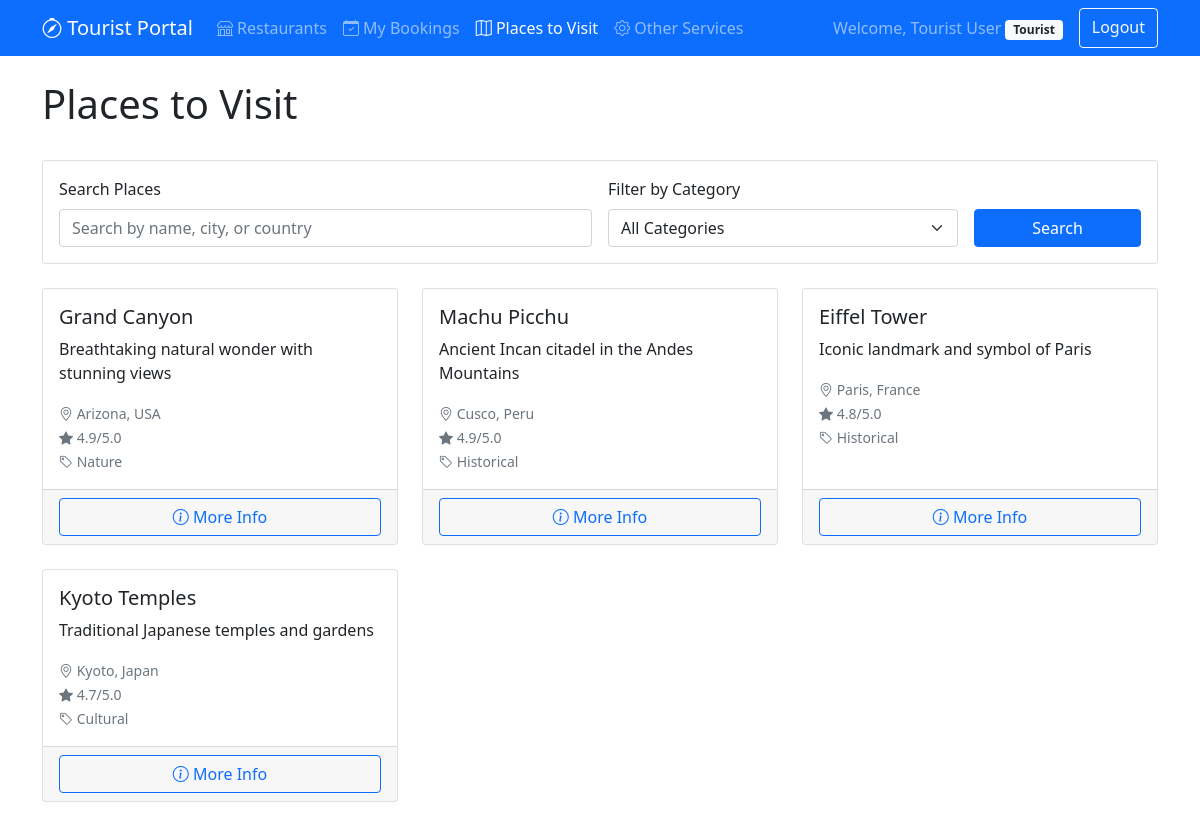
Page /tourist/places.php (signed in) on the committed database.
### tables this page shows
CREATE TABLE `places` (
  `id` INT(11) NOT NULL AUTO_INCREMENT,
  `name` VARCHAR(255) NOT NULL,
  `description` TEXT NOT NULL,
  `country` VARCHAR(100) NOT NULL,
  `city` VARCHAR(100) NOT NULL,
  `image` VARCHAR(255) DEFAULT NULL,
  `rating` DECIMAL(2,1) NOT NULL DEFAULT '0.0',
  `category` ENUM('historical', 'nature', 'cultural', 'adventure') NOT NULL,
  `created_at` TIMESTAMP NOT NULL DEFAULT CURRENT_TIMESTAMP,
  `updated_at` TIMESTAMP NOT NULL DEFAULT CURRENT_TIMESTAMP ON UPDATE CURRENT_TIMESTAMP,
  PRIMARY KEY (`id`),
  INDEX `idx_category` (`category`),
  INDEX `idx_rating` (`rating`)
);

### backend/Database.php (called while the page is built, shortened)
<?php
class Database {
    private $host = "localhost";
    private $username = "root";
    private $password = "";
    private $database = "restaurant_management";
    private $connection;
    private function connect() {
        try {
            $this->connection = new mysqli($this->host, $this->username, $this->password, $this->database);
            $this->connection->set_charset("utf8mb4");
        } catch (Exception $e) {
            die("Database connection error: " . $e->getMessage());
        }
    }
    public function select($query, $params = [], $param_types = "") {
        $stmt = $this->connection->prepare($query);
        $stmt->execute();
        $result = $stmt->get_result();
        $data = [];
        while ($row = $result->fetch_assoc()) {
            $data[] = $row;
        }
        return $data;
    }
}
?>

### backend/Place.php (called while the page is built, shortened)
<?php
require_once 'Database.php';
class Place {
    private $db;
    private $table = 'places';
    public function __construct() {
        $this->db = new Database();
    }
    public function getAllPlaces() {
        $query = "SELECT * FROM {$this->table} ORDER BY rating DESC, name ASC";
        try {
            return $this->db->select($query);
        } catch (Exception $e) {
            return [];
        }
    }
}
?>

### tourist/places.php (the view, shortened to what this page needs)
<?php
require_once '../backend/Place.php';
$placeManager = new Place();
$search = isset($_GET['search']) ? $_GET['search'] : '';
$category = isset($_GET['category']) ? $_GET['category'] : '';
if ($search) {
    $places = $placeManager->searchPlaces($search);
} else if ($category) {
    $places = $placeManager->filterByCategory($category);
} else {
    $places = $placeManager->getAllPlaces();
}
?>
<!DOCTYPE html>
<html lang="en">
<head>
    <link href="https://cdn.jsdelivr.net/npm/bootstrap@5.1.3/dist/css/bootstrap.min.css" rel="stylesheet">
    <link href="https://cdn.jsdelivr.net/npm/bootstrap-icons@1.7.2/font/bootstrap-icons.css" rel="stylesheet">
</head>
<body>
    <nav class="navbar navbar-expand-lg navbar-dark bg-primary">
        <div class="container">
            <a class="navbar-brand" href="index.php">
                <i class="bi bi-compass"></i> Tourist Portal
            </a>
            <div class="collapse navbar-collapse" id="navbarNav">
                <ul class="navbar-nav me-auto">
                    <li class="nav-item">
                        <a class="nav-link" href="index.php">
                            <i class="bi bi-shop"></i> Restaurants
                        </a>
                    </li>
                    <li class="nav-item">
                        <a class="nav-link" href="bookings.php">
                            <i class="bi bi-calendar-check"></i> My Bookings
                        </a>
                    </li>
                    <li class="nav-item">
                        <a class="nav-link active" href="places.php">
                            <i class="bi bi-map"></i> Places to Visit
                        </a>
                    </li>
                    <li class="nav-item">
                        <a class="nav-link" href="services.php">
                            <i class="bi bi-gear"></i> Other Services
                        </a>
                    </li>
                </ul>
                <div class="navbar-nav">
                    <span class="navbar-text me-3">
                        Welcome, <?php echo htmlspecialchars($_SESSION['user']['name']); ?>
                        <span class="badge bg-light text-dark"><?php echo ucfirst($_SESSION['user']['role']); ?></span>
                    </span>
                    <a class="btn btn-outline-light" href="../logout.php">Logout</a>
                </div>
            </div>
        </div>
    </nav>
    <div class="container mt-4">
        <div class="d-flex justify-content-between align-items-center mb-4">
            <h1>Places to Visit</h1>
        </div>
        <div class="card mb-4">
            <div class="card-body">
                <form method="GET" class="row g-3">
                    <div class="col-md-6">
                        <label for="search" class="form-label">Search Places</label>
                        <input type="text" class="form-control" id="search" name="search"
                               value="<?php echo htmlspecialchars($search); ?>"
                               placeholder="Search by name, city, or country">
                    </div>
                    <div class="col-md-4">
                        <label for="category" class="form-label">Filter by Category</label>
                        <select class="form-select" id="category" name="category">
                            <option value="">All Categories</option>
                        </select>
                    </div>
                    <div class="col-md-2 d-flex align-items-end">
                        <button type="submit" class="btn btn-primary w-100">Search</button>
                    </div>
                </form>
            </div>
        </div>
        <div class="row">
            <?php if (empty($places)): ?>
            <div class="col-12">
                <div class="text-center py-5">
                    <i class="bi bi-search fs-1 text-muted"></i>
                    <h3 class="mt-3">No places found</h3>
                    <p class="text-muted">Try adjusting your search criteria</p>
                </div>
            </div>
            <?php else: ?>
            <?php foreach ($places as $place): ?>
            <div class="col-md-6 col-lg-4 mb-4">
                <div class="card h-100">
                    <div class="card-body">
                        <h5 class="card-title"><?php echo htmlspecialchars($place['name']); ?></h5>
                        <p class="card-text"><?php echo htmlspecialchars($place['description']); ?></p>
                        <p class="card-text">
                            <small class="text-muted">
                                <i class="bi bi-geo-alt"></i> <?php echo htmlspecialchars($place['city']); ?>, <?php echo htmlspecialchars($place['country']); ?><br>
                                <i class="bi bi-star-fill"></i> <?php echo htmlspecialchars($place['rating']); ?>/5.0<br>
                                <i class="bi bi-tag"></i> <?php echo ucfirst(htmlspecialchars($place['category'])); ?>
                            </small>
                        </p>
                    </div>
                    <div class="card-footer">
                        <form method="GET" class="d-inline">
                            <button type="submit" class="btn btn-outline-primary w-100">
                                <i class="bi bi-info-circle"></i> More Info
                            </button>
                        </form>
                    </div>
                </div>
            </div>
            <?php endforeach; ?>
            <?php endif; ?>
        </div>
    </div>
</body>
</html>

### rows in the picture
places: name "Grand Canyon", description "Breathtaking natural wonder with stunning views", city "Arizona", country "USA", rating "4.9", category "Nature"
places: name "Machu Picchu", description "Ancient Incan citadel in the Andes Mountains", city "Cusco", country "Peru", rating "4.9", category "Historical"
places: name "Eiffel Tower", description "Iconic landmark and symbol of Paris", city "Paris", country "France", rating "4.8", category "Historical"
places: name "Kyoto Temples", description "Traditional Japanese temples and gardens", city "Kyoto", country "Japan", rating "4.7", category "Cultural"

### other values in the picture
$_SESSION['user']['name'] "Tourist User"
$_SESSION['user']['role'] "Tourist"
